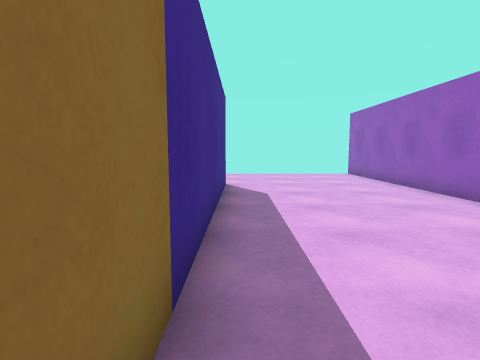
view 1 (above)

16 first-person views from a walk through a scene from a Unity 3-D project. The camera is 1.2 m above the floor, tilts 6° down and sees 80° across. Doors are open. The floor is counted in squares, 1 m on a side. Each view is taken from the middle of a square. On the plan, view 1 faces up. The plan holds only what a view shows up to about 13 squares ahead; the rest is blank. The player is left out. Surface patterns are stand-ins for the level's own textures.

view 2
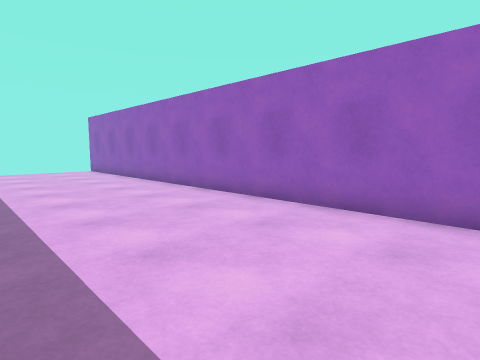

view 3
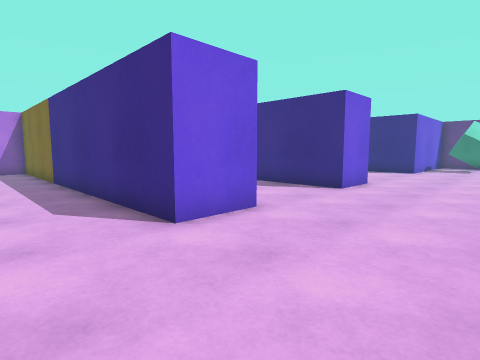

view 4
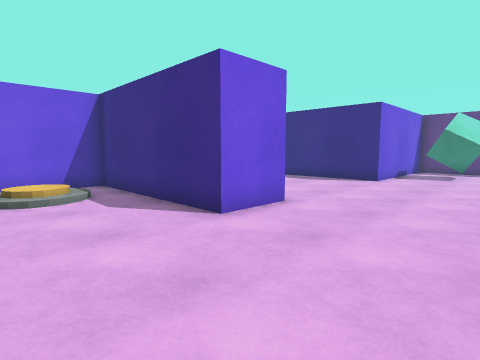

view 5
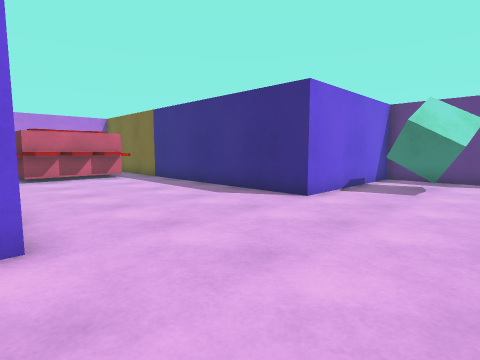

view 6
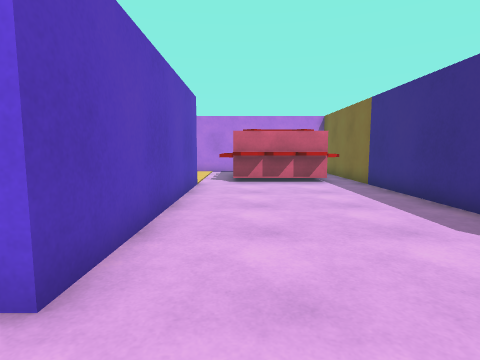

view 7
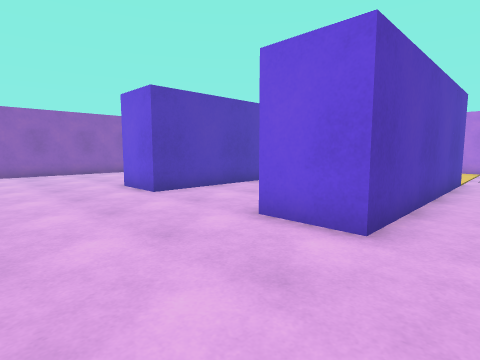

view 8
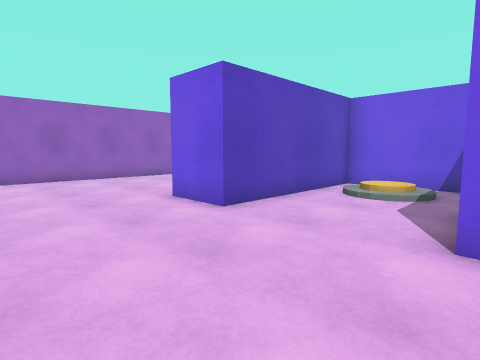

view 9
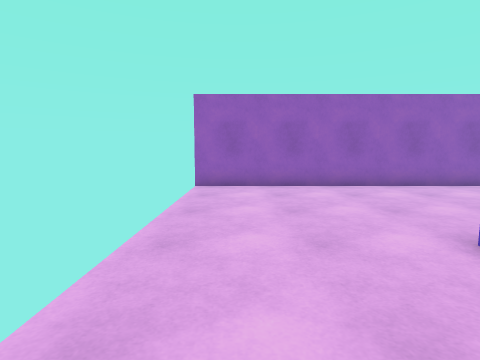

view 10
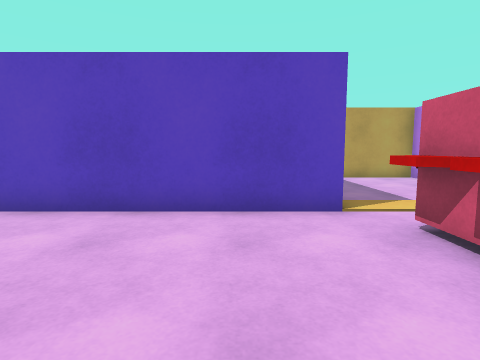

view 11
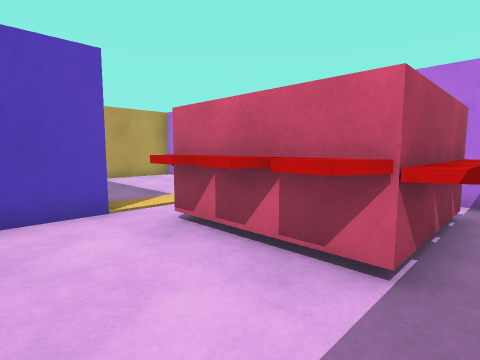

view 12
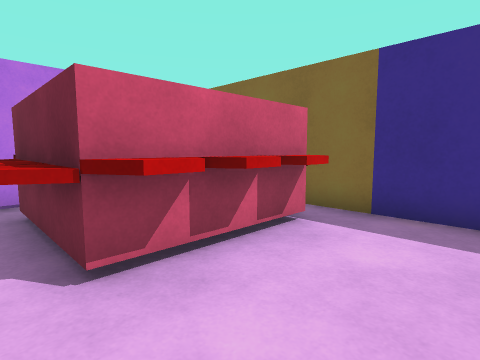

view 13
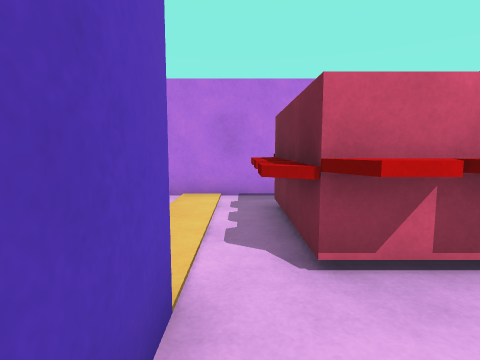

view 14
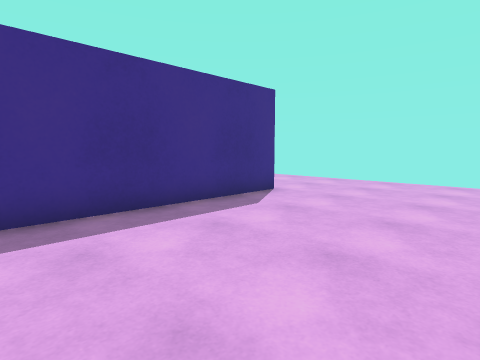

view 15
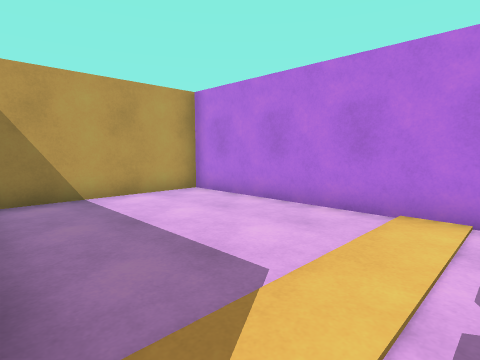

view 16
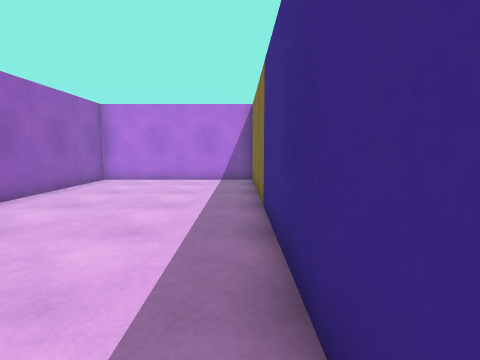

### Floor plan
Points are (right, up) in squares from view 1. A wall is a line through its corners. A room is listed if a view was taken in it or the views show most of it. See-through windows are left out.
Room 1 (views 1, 2, 3, 4, 5, 6, 7, 8, 9, 10, 11, 12, 13, 14, 16)
walls: (-8.5, 1.9) (-8.5, 10) (-6.5, 10) (-6.5, 4) (-2.5, 4) (-2.5, 10) (-0.5, 10) (-0.5, -3); (-14.5, 10) (-14.5, -1.1); (-0.6, -3.5) (5.5, -3.5) (5.5, 14.5)
ways out: opening at (-9.5, 2.5) to room 2; open door at (-15, 12)
objects: other object (-14, -2) to (-9, 2)
Room 2 (view 15)
walls: (-10, -3.5) (-1.5, -3.5) (-1.5, 1.4)
ways out: opening at (-9.5, 2.5) to room 1

Where each view was taken, in squares from view 1:
view 1: 0 up, 0 right, facing up
view 2: 3 down, 0 right, facing up-right
view 3: 14 up, 2 right, facing down-left
view 4: 14 up, 3 left, facing down-left
view 5: 14 up, 8 left, facing down-left
view 6: 12 up, 10 left, facing down
view 7: 14 up, 10 left, facing down-right
view 8: 14 up, 7 left, facing down-right
view 9: 13 up, 4 left, facing right
view 10: 4 up, 14 left, facing right
view 11: 4 up, 14 left, facing down-right
view 12: 4 up, 9 left, facing down-left
view 13: 4 up, 9 left, facing down
view 14: 3 up, 9 left, facing up-left
view 15: 2 up, 9 left, facing down-right
view 16: 8 up, 0 right, facing down
